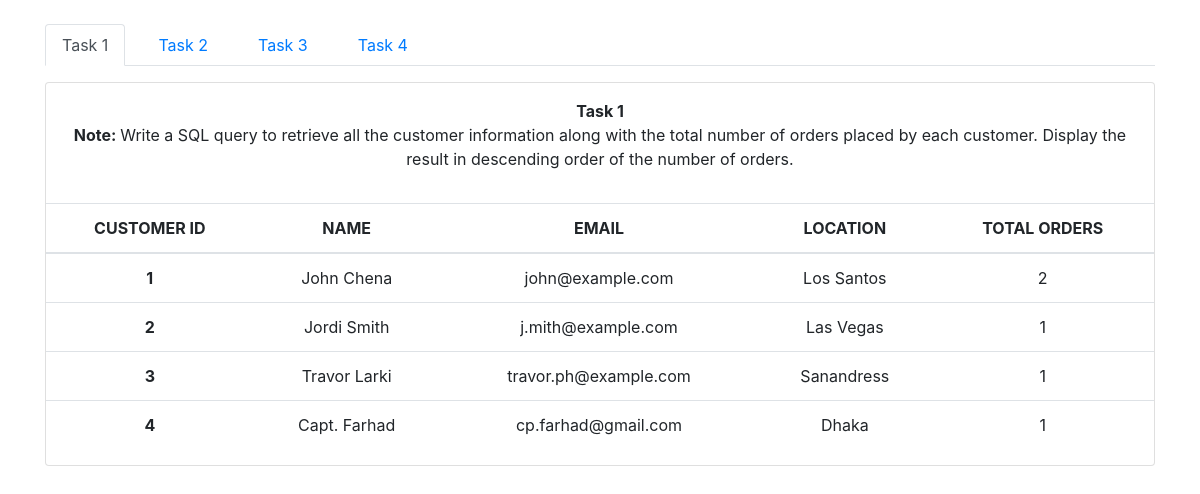
The page / on the database its author committed.
### tables this page shows
CREATE TABLE `Customers` (
  `customer_id` int(11) NOT NULL,
  `name` varchar(50) DEFAULT NULL,
  `email` varchar(100) DEFAULT NULL,
  `location` varchar(50) DEFAULT NULL
);

### index.php (the view, shortened to what this page needs)
<?php
include("connection.php");
$sqlTask1 = "SELECT Customers.*, COUNT(Orders.order_id) AS total_orders
FROM Customers
LEFT JOIN Orders ON Customers.customer_id = Orders.customer_id
GROUP BY Customers.customer_id
ORDER BY total_orders DESC;";
$taskResult1 = $mysqli->query($sqlTask1);
?>
<!DOCTYPE html>
<html lang="en">
<head>
    <link rel="stylesheet" href="https://stackpath.bootstrapcdn.com/bootstrap/4.5.2/css/bootstrap.min.css">
</head>
<body>
<div class="container pt-4">
    <ul class="nav nav-tabs">
        <li class="nav-item">
            <a class="nav-link active mr-3" aria-current="page" href="#task1" data-toggle="tab">Task 1</a>
        </li>
        <li class="nav-item">
            <a class="nav-link mr-3" href="#task2" data-toggle="tab">Task 2</a>
        </li>
        <li class="nav-item">
            <a class="nav-link mr-3" href="#task3" data-toggle="tab">Task 3</a>
        </li>
        <li class="nav-item">
            <a class="nav-link" href="#task4" data-toggle="tab">Task 4</a>
        </li>
    </ul>
    <div class="card mt-3">
        <div class="tab-content">
            <div class="tab-pane fade show active" id="task1">
                <p class="text-center p-3"> <b>Task 1</b> <br> <b>Note: </b>Write a SQL query to retrieve all the customer information along with the total number of orders placed by each customer. Display the result in descending order of the number of orders.</p>
                <table class="table">
                    <thead>
                        <tr>
                        <th scope="col" class='text-center'>CUSTOMER ID</th>
                        <th scope="col" class='text-center'>NAME</th>
                        <th scope="col" class='text-center'>EMAIL</th>
                        <th scope="col" class='text-center'>LOCATION</th>
                        <th scope="col" class='text-center'>TOTAL ORDERS</th>
                        </tr>
                    </thead>
                    <tbody>
                        <?php
                            foreach($taskResult1 as $item){
                            $id = $item['customer_id'];
                            $name = $item['name'];
                            $email = $item['email'];
                            $location = $item['location'];
                            $total_orders = $item['total_orders'];
                            echo "<tr>
                            <th scope='row' class='text-center'>{$id}</th>
                            <td class='text-center'>{$name}</td>
                            <td class='text-center'>{$email}</td>
                            <td class='text-center'>{$location}</td>
                            <td class='text-center'>{$total_orders}</td>
                            </tr>";
                            }
                        ?>
                    </tbody>
                </table>
            </div>
        </div>
    </div>
</div>
</body>
</html>

### rows shown on the page
customers: customer_id "1", name "John Chena", email "john@example.com", location "Los Santos", total_orders "2"
customers: customer_id "2", name "Jordi Smith", email "j.mith@example.com", location "Las Vegas", total_orders "1"
customers: customer_id "3", name "Travor Larki", email "travor.ph@example.com", location "Sanandress", total_orders "1"
customers: customer_id "4", name "Capt. Farhad", email "cp.farhad@gmail.com", location "Dhaka", total_orders "1"
